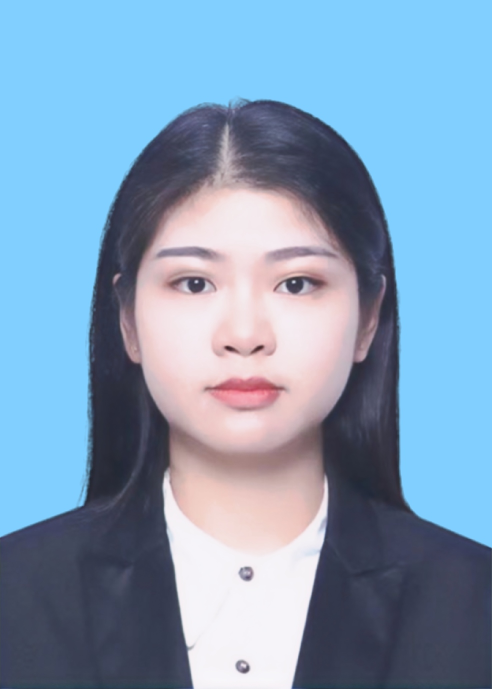
#> input picture 20231119RMB500Day10/0003.jpg, 984 x 1378 px (shown at 1/2 size)
$ python main.py
#> lines starting #> are read from the running program, lines starting #| are printed output that depends on the picture
### 20231119RMB500Day10/resize.py
import os
import cv2

def resize_image(image_path, width, height):
    # 读取图像
#> called with image_path = '0003.jpg', width = 300, height = 400
    image = cv2.imread(image_path)
#> image is the input picture: shape (1378, 984, 3); mean B, G, R 184.1, 157.1, 129.1

    # 缩放图像
    resized_image = cv2.resize(image, (width, height))
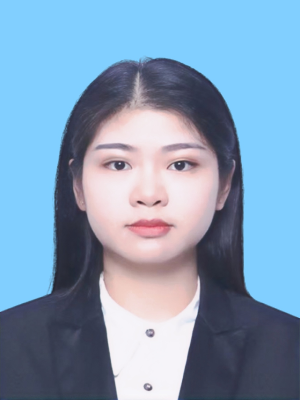
#> resized_image: shape (400, 300, 3); mean B, G, R 184.1, 157, 129

    return resized_image

# 测试缩放函数
image_path = '0003.jpg'  # 替换为你的图像文件路径
resized = resize_image(image_path, 300, 400)  # 替换为你想要的缩放宽度和高度
cv2.imwrite(os.path.join(r'F:\\VSCode Files\\Work\\20231119RMB500Day10\\handled', image_path), resized)

# 显示缩放后的图像
# cv2.imshow("Resized Image", resized)
# cv2.waitKey(0)
# cv2.destroyAllWindows()

### 20231119RMB500Day10/main.py
# [10 lines of commented-out code are left out]


import os
import cv2
from resize import resize_image

input_dir = r'F:\VSCode Files\Work\20231119RMB500Day10\1\ununhandle'
output_dir = r'F:\VSCode Files\Work\20231119RMB500Day10\1\resized'

# 创建输出目录（如果不存在）
os.makedirs(output_dir, exist_ok=True)

for filename in os.listdir(input_dir):
    input_path = os.path.join(input_dir, filename)
    output_path = os.path.join(output_dir, filename)

    # 调用缩放函数
    resized = resize_image(input_path, 300, 400)
#> call 2 of resize_image, with width = 300, height = 400
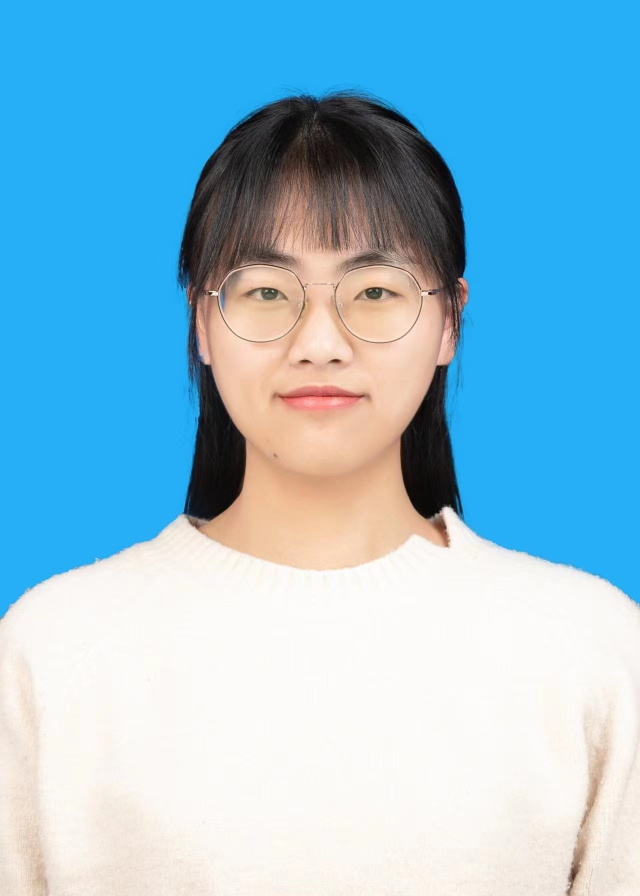
#> input picture 20231119RMB500Day10/1/ununhandle/0001.jpg, 1280 x 1792 px, found by its file name (shown at 1/2 size)
#> in resize_image, image is the input picture: shape (1792, 1280, 3); mean B, G, R 216.1, 190.9, 140.6
#> in resize_image (call 2), `resized_image = cv2.resize(image, (width, height))`:
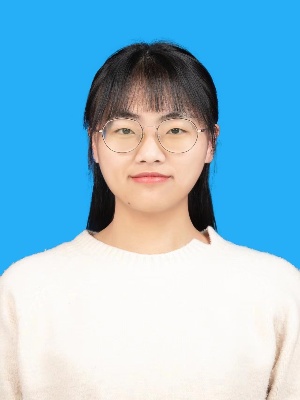
#> resized_image: shape (400, 300, 3); mean B, G, R 216, 190.9, 140.5

    # 保存缩放后的图像
    cv2.imwrite(output_path, resized)
